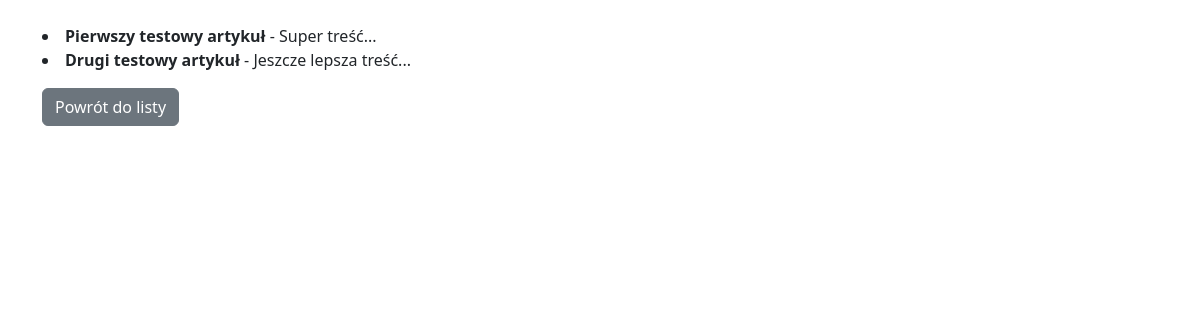
The page /categories/1/ on the database its author committed.
### articles/models.py (models this page shows, shortened)
class Article(models.Model):
    title = models.CharField(max_length=200)
    content = models.TextField()
    category = models.ForeignKey(Category, on_delete=models.CASCADE, null=True)
    is_published = models.BooleanField(default=True)
    created_at = models.DateTimeField(auto_now_add=True)

### articles/views.py (the view)
# urls.py: path('categories/<int:pk>/', category_detail_view, name='category-detail'),
def category_detail_view(request, pk):
    category = Category.objects.get(id=pk)
    context = {
        'category': category
    }
    return render(request, 'articles/category_detail.html', context)

### articles/templates/articles/category_detail.html (shortened to what this page needs)
{% extends "base.html" %}
{% block content %}
        {% for article in category.article_set.all %}
            <li>
                <strong>{{ article.title }}</strong> - {{ article.content|truncatewords:5 }}
            </li>
        {% empty %}
            <li>Brak artykułów w tej kategorii.</li>
        {% endfor %}
    <a href="/categories/" class="btn btn-secondary mt-3">Powrót do listy</a>
{% endblock %}

### rows shown on the page
Article: title "Pierwszy testowy artykuł", content "Super treść..."
Article: title "Drugi testowy artykuł", content "Jeszcze lepsza treść..."
